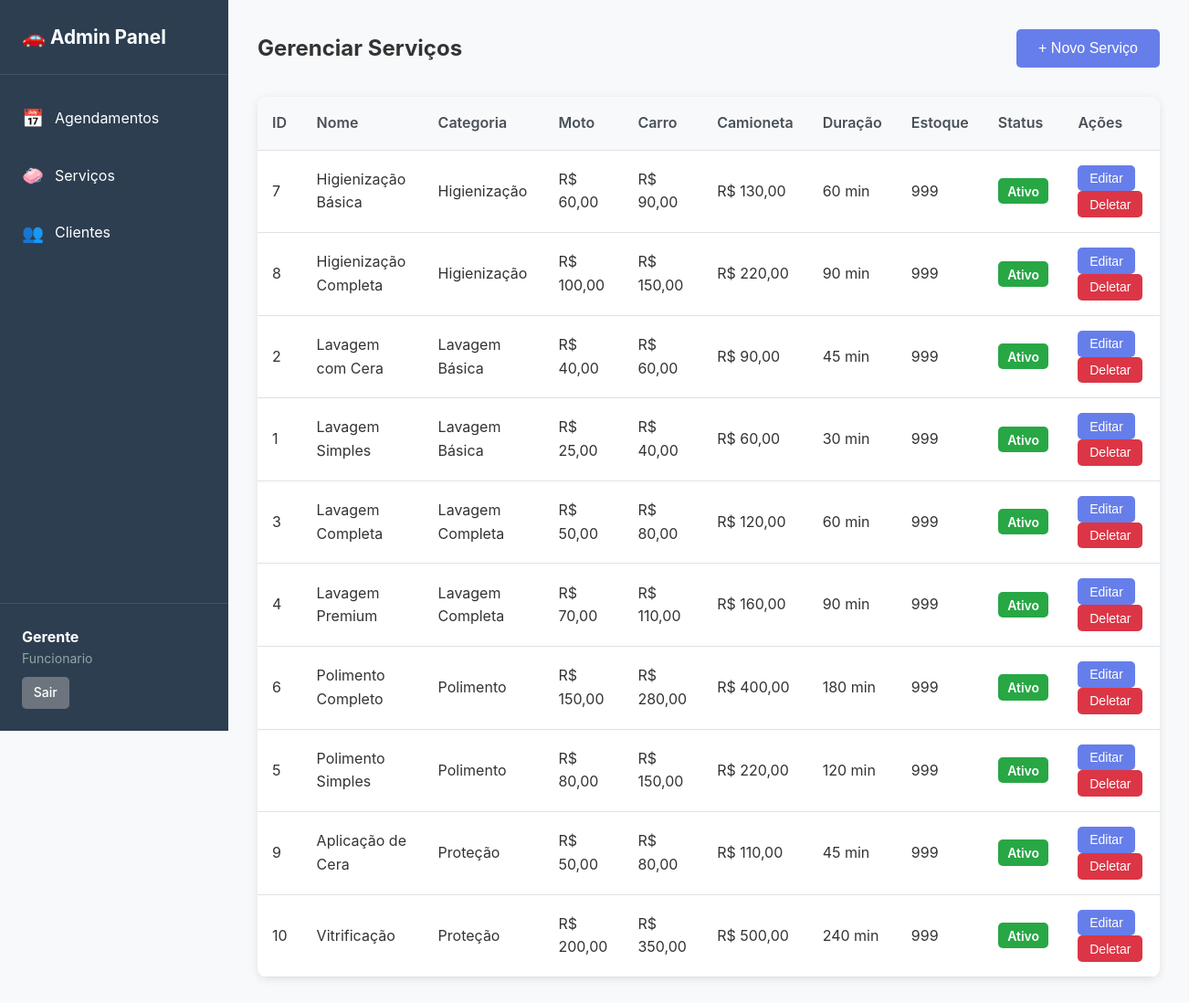
The page /public/admin/servicos.php (signed in) on the database its author committed.
### tables this page shows
CREATE TABLE servicos (
    id INT PRIMARY KEY AUTO_INCREMENT,
    categoria_id INT NOT NULL,
    nome VARCHAR(100) NOT NULL,
    descricao TEXT,
    preco_moto DECIMAL(10,2) NOT NULL,
    preco_carro DECIMAL(10,2) NOT NULL,
    preco_camioneta DECIMAL(10,2) NOT NULL,
    duracao_minutos INT NOT NULL DEFAULT 60,
    estoque_disponivel INT DEFAULT 999,
    ativo TINYINT(1) DEFAULT 1,
    data_criacao TIMESTAMP DEFAULT CURRENT_TIMESTAMP,
    data_atualizacao TIMESTAMP DEFAULT CURRENT_TIMESTAMP ON UPDATE CURRENT_TIMESTAMP,
    FOREIGN KEY (categoria_id) REFERENCES categorias_servicos(id),
    INDEX idx_categoria (categoria_id),
    INDEX idx_ativo (ativo),
    INDEX idx_estoque (estoque_disponivel)
);

CREATE TABLE categorias_servicos (
    id INT PRIMARY KEY AUTO_INCREMENT,
    nome VARCHAR(100) NOT NULL,
    descricao TEXT,
    ativo TINYINT(1) DEFAULT 1,
    data_criacao TIMESTAMP DEFAULT CURRENT_TIMESTAMP,
    INDEX idx_ativo (ativo)
);

### app/models/Servico.php (called while the page is built, shortened)
<?php
class Servico {
    private $conn;
    private $table_name = "servicos";
    public function __construct($db = null) {
        if ($db) {
            $this->conn = $db;
        } else {
            $database = new Database();
            $this->conn = $database->getConnection();
        }
    }
    public function readAllAdmin() {
        $query = "SELECT s.*, c.nome as categoria_nome
                  FROM " . $this->table_name . " s
                  LEFT JOIN categorias_servicos c ON s.categoria_id = c.id
                  ORDER BY c.nome, s.nome ASC";
        $stmt = $this->conn->prepare($query);
        $stmt->execute();
        return $stmt;
    }
}
?>

### config/config.php (called while the page is built, shortened)
<?php
function formatarMoeda($valor) {
    return 'R$ ' . number_format($valor, 2, ',', '.');
}
?>

### public/admin/servicos.php (the view, shortened to what this page needs)
<?php
require_once __DIR__ . '/../../config/config.php';
require_once __DIR__ . '/../../app/models/Servico.php';
$database = new Database();
$db = $database->getConnection();
$servico_model = new Servico($db);
$stmt = $servico_model->readAllAdmin();
$servicos = $stmt->fetchAll(PDO::FETCH_ASSOC);
include __DIR__ . '/../../app/views/admin/header_admin.php';
?>
<div class="admin-content">
    <div class="admin-header">
        <h2>Gerenciar Serviços</h2>
        <button onclick="abrirModal('modalCriar')" class="btn btn-primary">+ Novo Serviço</button>
    </div>
    <div class="admin-table-container">
        <table class="admin-table">
            <thead>
                <tr>
                    <th>ID</th>
                    <th>Nome</th>
                    <th>Categoria</th>
                    <th>Moto</th>
                    <th>Carro</th>
                    <th>Camioneta</th>
                    <th>Duração</th>
                    <th>Estoque</th>
                    <th>Status</th>
                    <th>Ações</th>
                </tr>
            </thead>
            <tbody>
                <?php foreach ($servicos as $servico): ?>
                <tr>
                    <td><?php echo $servico['id']; ?></td>
                    <td><?php echo htmlspecialchars($servico['nome']); ?></td>
                    <td><?php echo htmlspecialchars($servico['categoria_nome']); ?></td>
                    <td><?php echo formatarMoeda($servico['preco_moto']); ?></td>
                    <td><?php echo formatarMoeda($servico['preco_carro']); ?></td>
                    <td><?php echo formatarMoeda($servico['preco_camioneta']); ?></td>
                    <td><?php echo $servico['duracao_minutos']; ?> min</td>
                    <td><?php echo $servico['estoque_disponivel']; ?></td>
                    <td>
                        <span class="badge <?php echo $servico['ativo'] ? 'badge-success' : 'badge-danger'; ?>">
                            <?php echo $servico['ativo'] ? 'Ativo' : 'Inativo'; ?>
                        </span>
                    </td>
                    <td>
                        <button onclick='editarServico(<?php echo json_encode($servico); ?>)' class="btn btn-sm">Editar</button>
                        <button onclick="deletarServico(<?php echo $servico['id']; ?>)" class="btn btn-sm btn-danger">Deletar</button>
                    </td>
                </tr>
                <?php endforeach; ?>
            </tbody>
        </table>
    </div>
</div>
<?php include __DIR__ . '/../../app/views/admin/footer_admin.php'; ?>

### public/css/style.css (style rules this page uses)
* { margin: 0; padding: 0; box-sizing: border-box; }
body { font-family: -apple-system, BlinkMacSystemFont, 'Segoe UI', Roboto, 'Helvetica Neue', Arial, sans-serif; line-height: 1.6; color: #333; background-color: #f5f5f5; }
.btn { display: inline-block; padding: 0.75rem 1.5rem; background: #667eea; color: white; text-decoration: none; border-radius: 5px; border: none; cursor: pointer; font-size: 1rem; font-weight: 500; transition: all 0.3s; }
.btn-primary { background: #667eea; }
.btn-danger { background: #dc3545; }
.btn-sm { padding: 0.4rem 0.8rem; font-size: 0.875rem; }
.admin-body { background: #f8f9fa; }
.admin-content { max-width: 1400px; }
.admin-header { display: flex; justify-content: space-between; align-items: center; margin-bottom: 2rem; }
.admin-table-container { background: white; border-radius: 10px; box-shadow: 0 2px 10px rgba(0,0,0,0.1); overflow-x: auto; }
.admin-table { width: 100%; border-collapse: collapse; }
.admin-table thead { background: #f8f9fa; }
.admin-table th, .admin-table td { padding: 1rem; text-align: left; border-bottom: 1px solid #dee2e6; }
.admin-table th { font-weight: 600; color: #495057; }
.badge { padding: 0.35rem 0.65rem; border-radius: 5px; font-size: 0.875rem; font-weight: 600; }
.badge-success { background: #28a745; color: white; }

### rows shown on the page
servicos: id "7", nome "Higienização Básica", categoria.nome "Higienização", preco_moto "R$ 60,00", preco_carro "R$ 90,00", preco_camioneta "R$ 130,00", duracao_minutos "60", estoque_disponivel "999", ativo "Ativo"
servicos: id "8", nome "Higienização Completa", categoria.nome "Higienização", preco_moto "R$ 100,00", preco_carro "R$ 150,00", preco_camioneta "R$ 220,00", duracao_minutos "90", estoque_disponivel "999", ativo "Ativo"
servicos: id "2", nome "Lavagem com Cera", categoria.nome "Lavagem Básica", preco_moto "R$ 40,00", preco_carro "R$ 60,00", preco_camioneta "R$ 90,00", duracao_minutos "45", estoque_disponivel "999", ativo "Ativo"
servicos: id "1", nome "Lavagem Simples", categoria.nome "Lavagem Básica", preco_moto "R$ 25,00", preco_carro "R$ 40,00", preco_camioneta "R$ 60,00", duracao_minutos "30", estoque_disponivel "999", ativo "Ativo"
servicos: id "3", nome "Lavagem Completa", categoria.nome "Lavagem Completa", preco_moto "R$ 50,00", preco_carro "R$ 80,00", preco_camioneta "R$ 120,00", duracao_minutos "60", estoque_disponivel "999", ativo "Ativo"
servicos: id "4", nome "Lavagem Premium", categoria.nome "Lavagem Completa", preco_moto "R$ 70,00", preco_carro "R$ 110,00", preco_camioneta "R$ 160,00", duracao_minutos "90", estoque_disponivel "999", ativo "Ativo"
servicos: id "6", nome "Polimento Completo", categoria.nome "Polimento", preco_moto "R$ 150,00", preco_carro "R$ 280,00", preco_camioneta "R$ 400,00", duracao_minutos "180", estoque_disponivel "999", ativo "Ativo"
servicos: id "5", nome "Polimento Simples", categoria.nome "Polimento", preco_moto "R$ 80,00", preco_carro "R$ 150,00", preco_camioneta "R$ 220,00", duracao_minutos "120", estoque_disponivel "999", ativo "Ativo"
servicos: id "9", nome "Aplicação de Cera", categoria.nome "Proteção", preco_moto "R$ 50,00", preco_carro "R$ 80,00", preco_camioneta "R$ 110,00", duracao_minutos "45", estoque_disponivel "999", ativo "Ativo"
servicos: id "10", nome "Vitrificação", categoria.nome "Proteção", preco_moto "R$ 200,00", preco_carro "R$ 350,00", preco_camioneta "R$ 500,00", duracao_minutos "240", estoque_disponivel "999", ativo "Ativo"

### other values the page prints
$_SESSION['admin_nome'] "Gerente"
$_SESSION['admin_tipo'] "Funcionario"
